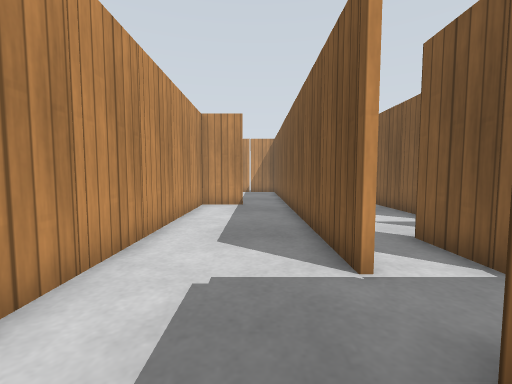
view 1 (above)

23 first-person views from a walk through a robot-simulator world made for Gazebo. The camera is 0.68 m above the floor, tilts 4° down and sees 90° across. The floor is counted in squares, 0.5 m on a side. Each view is taken from the middle of a square. On the plan, view 1 faces up. The plan holds only what a view shows up to about 13 squares ahead; the rest is blank. Gazebo's built-in surfaces are drawn with simple patterns.

view 2
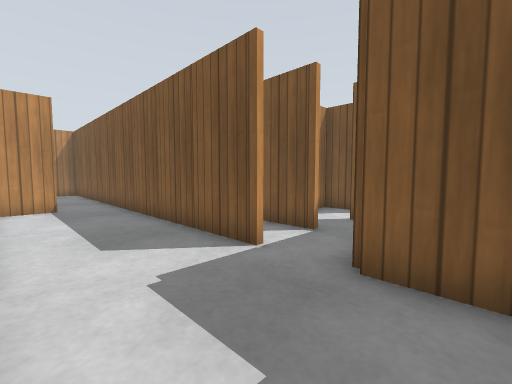

view 3
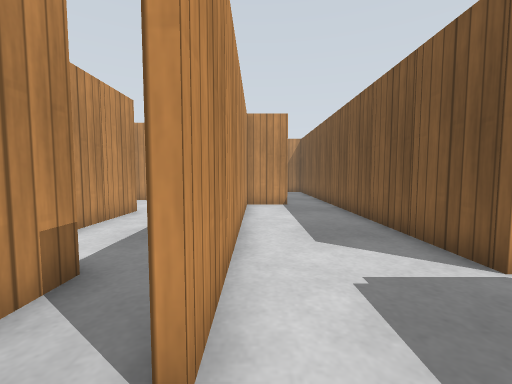

view 4
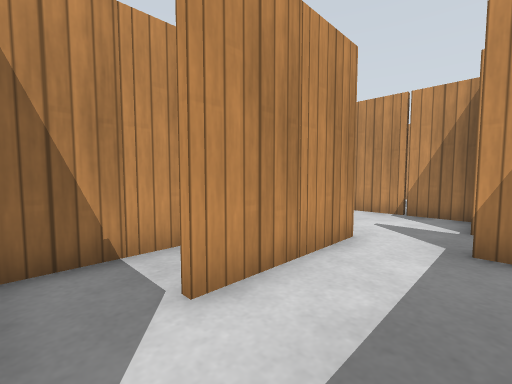

view 5
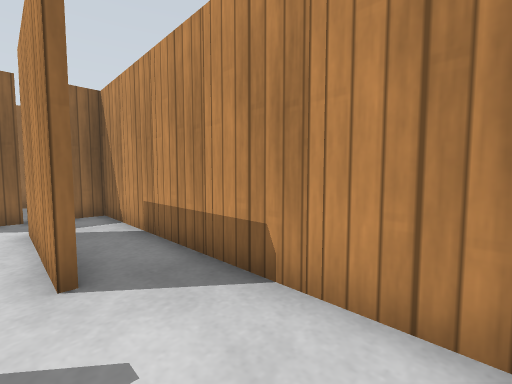

view 6
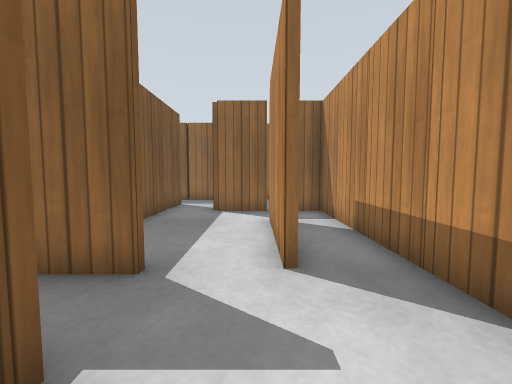

view 7
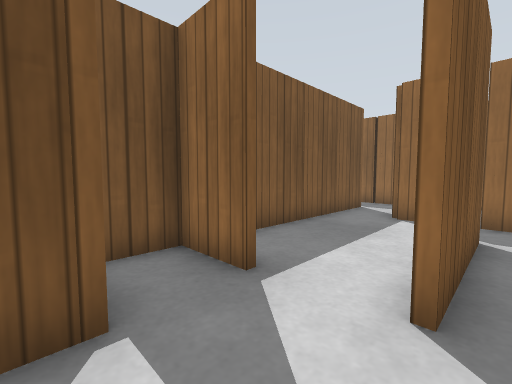

view 8
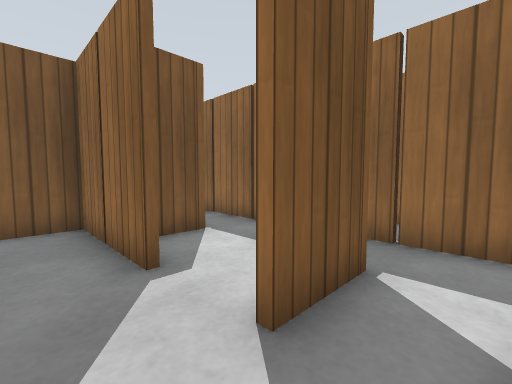

view 9
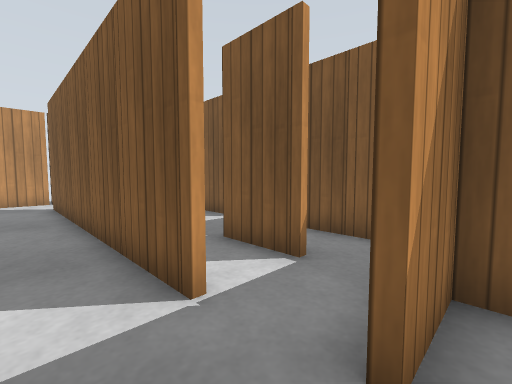

view 10
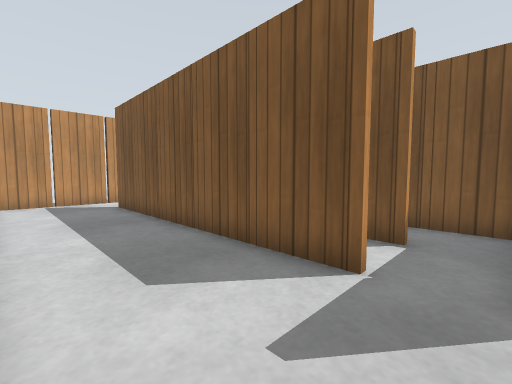

view 11
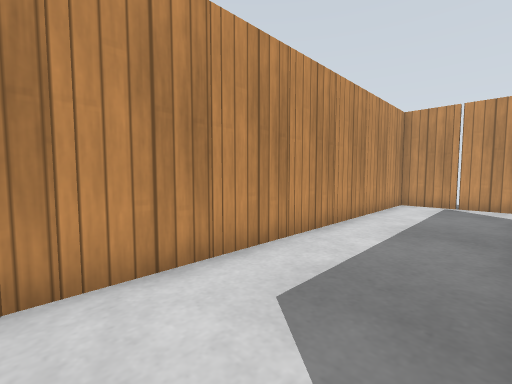

view 12
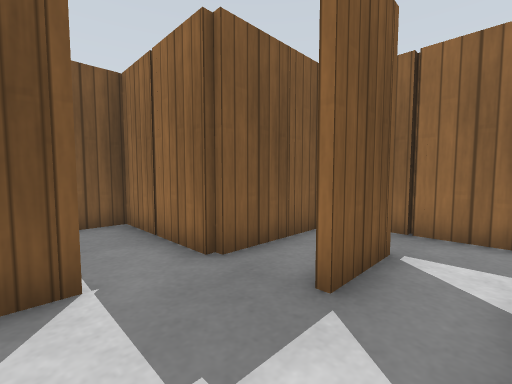

view 13
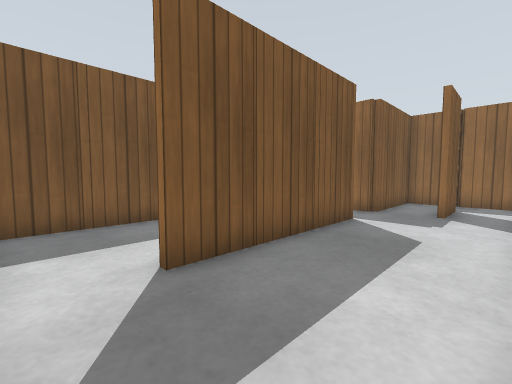

view 14
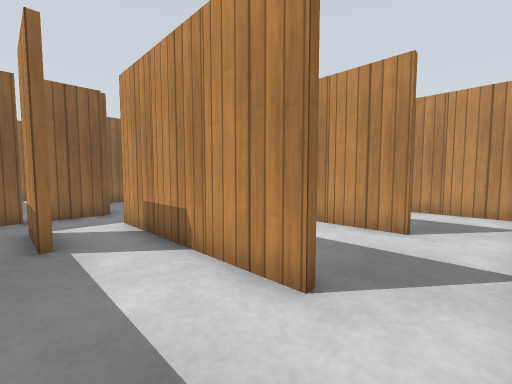

view 15
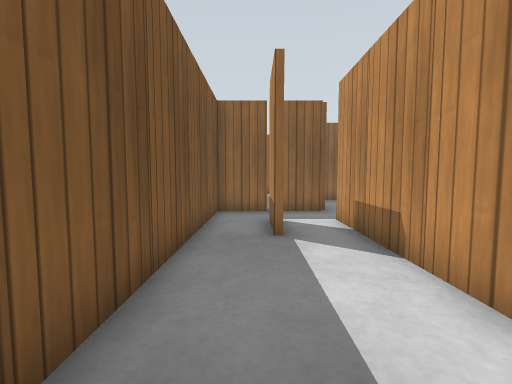

view 16
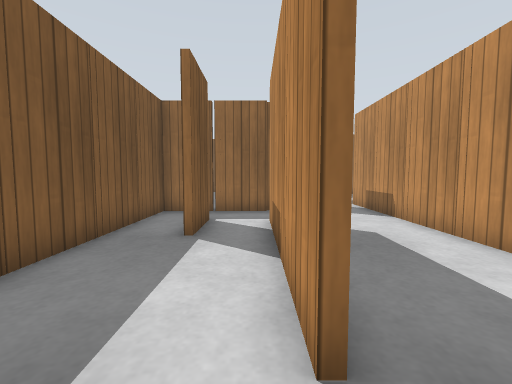

view 17
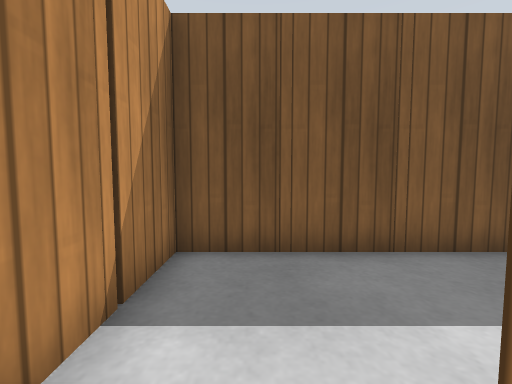

view 18
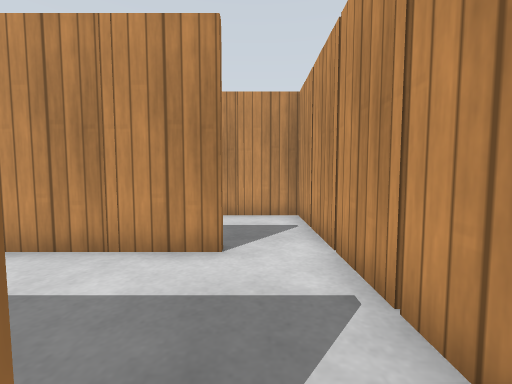

view 19
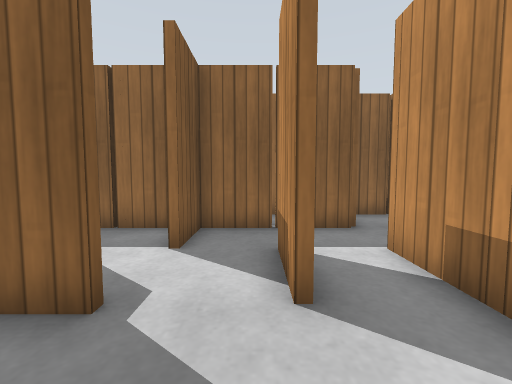

view 20
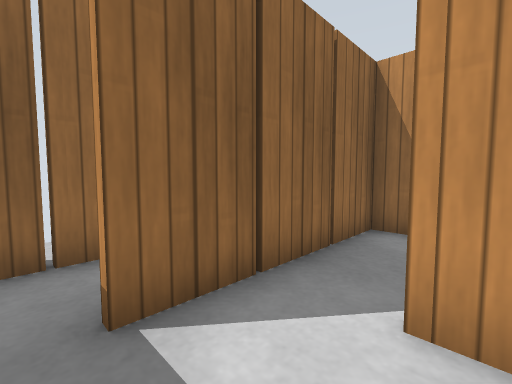

view 21
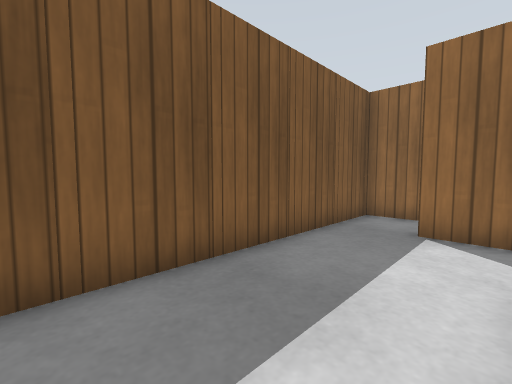

view 22
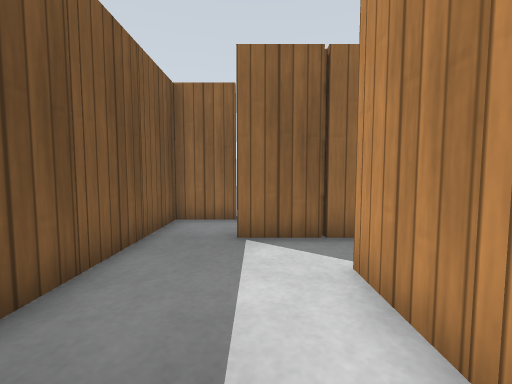

view 23
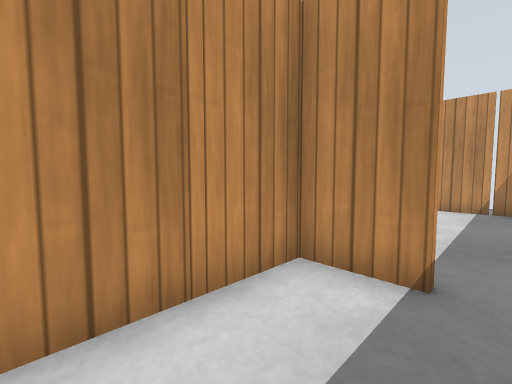

### Floor plan
Points are (right, up) in squares from view 1. A wall is a line through its corners. A room is listed if a view was taken in it or the views show most of it. See-through windows are left out.
Room 1 (views 1, 2, 3, 4, 5, 6, 7, 8, 9, 10, 11, 12, 13, 14, 15, 16, 17, 18, 19, 23)
walls: (1.4, 10.4) (1.4, 11.5); (1.4, 8.4) (1.4, 9.5); (-0.5, 11.4) (-2.4, 11.4) (-2.4, 2.4); (1.4, 12.4) (1.4, 13.5); (1.4, 6.4) (1.4, 7.5); (1.4, 14.4) (1.4, 15.2); (5.4, 10.4) (5.4, 11.5); (5.4, 8.4) (5.4, 9.5); (-3.9, 9.4) (-4.5, 9.4); (5.4, 12.4) (5.4, 13.5); (-2.6, 6.5) (-2.6, 7.5); (3.6, 5.5) (3.6, 4.5); (-4.5, 9.6) (-2.6, 9.6) (-2.6, 11); (1.4, 4.4) (1.4, 5.5); (-4.6, 11.5) (-4.6, 12.1); (3.4, 4.4) (3.4, 5.5); (5.4, 14.4) (5.4, 15.5); (5.5, 5.6) (9.4, 5.6) (9.4, 7.6); (-2.6, 4.5) (-2.6, 5.6); (7.4, 8.4) (7.4, 9.5); (-4.8, 13.4) (-8.2, 13.4); (-6.4, 9.5) (-6.4, 6.4); (1.6, 17.5) (1.6, 4.5); (-6.6, 8.5) (-6.6, 9.5); (5.4, 16.4) (5.4, 17.5); (-2.6, 2.5) (-2.6, 3.6); (-6.6, 6.5) (-6.6, 7.6); (7.4, 4.4) (7.4, 5.4) (5.5, 5.4); (9.4, 8.4) (9.4, 9.6) (13.4, 9.6) (13.4, 18.6); (9.4, 12.4) (9.4, 13.6); (5.6, 2.5) (5.6, 1.6) (9.5, 1.6); (5.6, 17.5) (5.6, 8.5); (0.1, 19.4) (-2, 19.4); (9.4, 14.5) (9.4, 15.5); (5.4, 1.5) (5.4, 3.5); (-8.4, 13.1) (-8.4, 3.6) (-4.4, 3.6) (-4.4, 2.4); (1.4, -0.1) (1.4, 1.6) (4.5, 1.6); (9.4, 16.5) (9.4, 17.5); (11.4, 12.5) (11.4, 13.5); (-0.5, -0.6) (0.6, -0.6); (-2.5, -0.4) (-1.8, -0.4); (11.6, 13.5) (11.6, 12.5); (9.6, 17.5) (9.6, 12.5); (8.8, 19.4) (2.4, 19.4); (13.2, 19.4) (10.2, 19.4)
ways out: opening at (9, 3.5) to room 2
objects: wooden post (-9, 6); wooden post (-9, 8); wooden post (-9, 10); wooden post (-9, 12); wooden post (-7, -1); wooden post (-7, 3); wooden post (-7, 6); wooden post (-7, 8); wooden post (-7, 13); wooden post (-5, 12); wooden post (-3, 0); wooden post (-3, 2); wooden post (-3, 4); wooden post (-3, 6); wooden post (-3, 8); wooden post (-2, 9); wooden post (-1, -1); wooden post (-1, 19); wooden post (1, 4); wooden post (1, 6); wooden post (1, 8); wooden post (1, 10); wooden post (1, 12); wooden post (1, 14); wooden post (1, 16); wooden post (1, 18); wooden post (3, 1); wooden post (3, 4); wooden post (3, 19); wooden post (5, 8); wooden post (5, 10); wooden post (5, 12); wooden post (5, 14); wooden post (5, 16); wooden post (5, 19); wooden post (7, 1); wooden post (7, 4); wooden post (7, 6); wooden post (7, 8); wooden post (7, 19); wooden post (9, 2); wooden post (9, 4); wooden post (9, 8); wooden post (9, 12); wooden post (9, 14); wooden post (9, 16); wooden post (11, 12); wooden post (11, 19); wooden post (14, 11); wooden post (14, 13); wooden post (14, 15); wooden post (14, 17)
Room 2 (views 20, 21, 22)
walls: (9.6, 5.6) (9.6, 4.5); (13.4, 1.4) (13.4, 8.1); (9.5, 1.6) (11.5, 1.6)
ways out: opening at (9, 3.5) to room 1; opening at (13, 2)
objects: wooden post (10, 5); wooden post (11, 9); wooden post (14, 3); wooden post (14, 5); wooden post (14, 7)

Where each view was taken, in squares from view 1:
view 1: 0 up, 0 right, facing up
view 2: 0 up, 2 left, facing up-right
view 3: 0 up, 2 left, facing up
view 4: 4 up, 4 left, facing up-left
view 5: 13 up, 6 left, facing down-left
view 6: 13 up, 6 left, facing down
view 7: 12 up, 7 left, facing down-right
view 8: 7 up, 2 right, facing down-right
view 9: 5 up, 4 right, facing up-right
view 10: 6 up, 2 right, facing up-right
view 11: 7 up, 5 right, facing up-left
view 12: 12 up, 6 right, facing down-right
view 13: 19 up, 6 right, facing down-right
view 14: 19 up, 12 right, facing down-left
view 15: 19 up, 12 right, facing down
view 16: 19 up, 10 right, facing down
view 17: 18 up, 9 right, facing right
view 18: 18 up, 10 right, facing left
view 19: 8 up, 4 right, facing down
view 20: 4 up, 12 right, facing down-left
view 21: 8 up, 10 right, facing down-right
view 22: 7 up, 11 right, facing down
view 23: 8 up, 0 right, facing up-left
